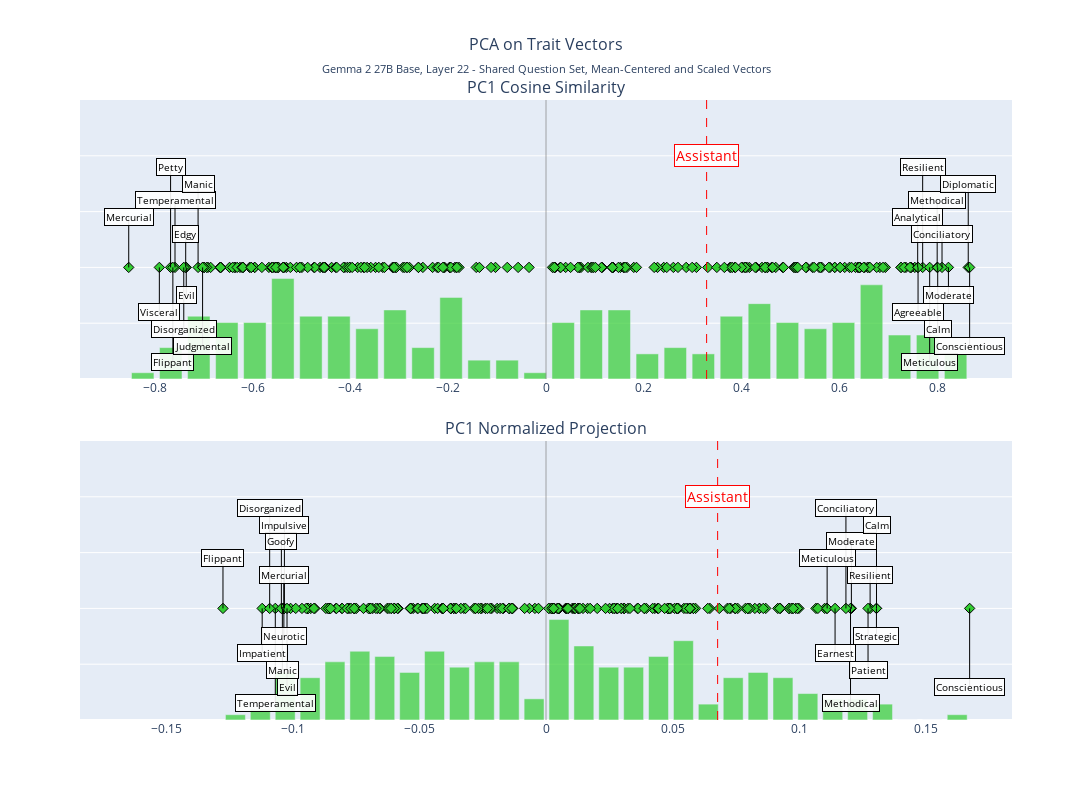
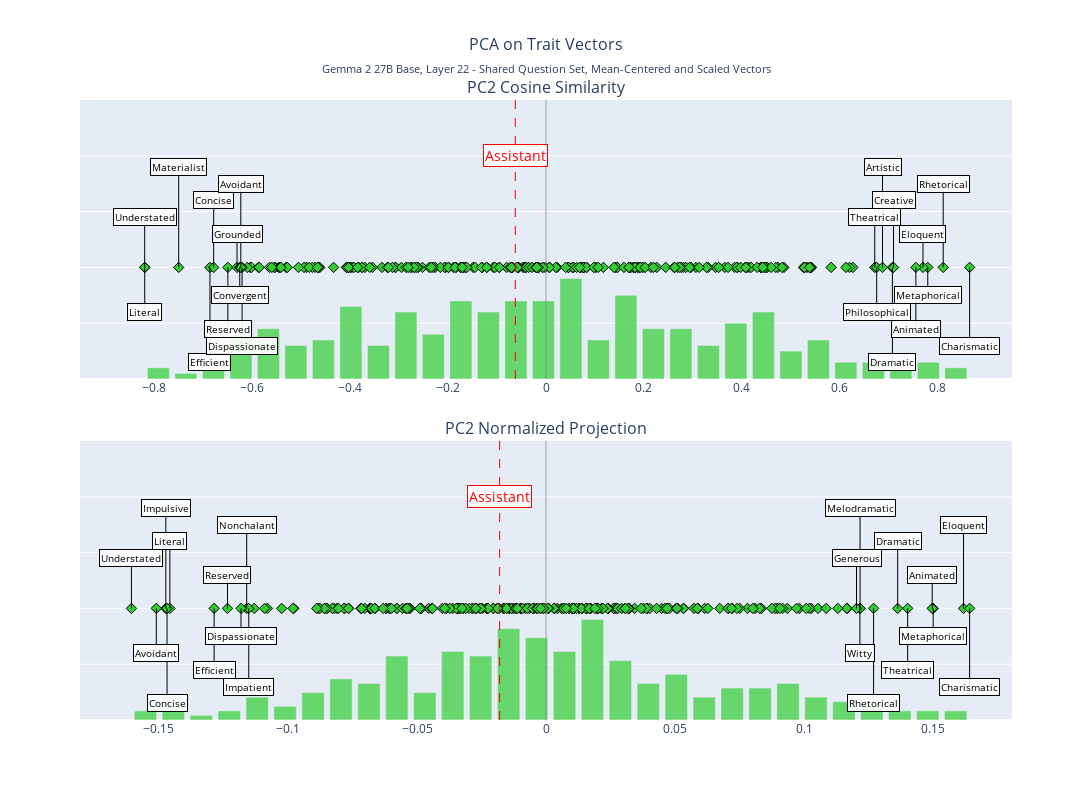
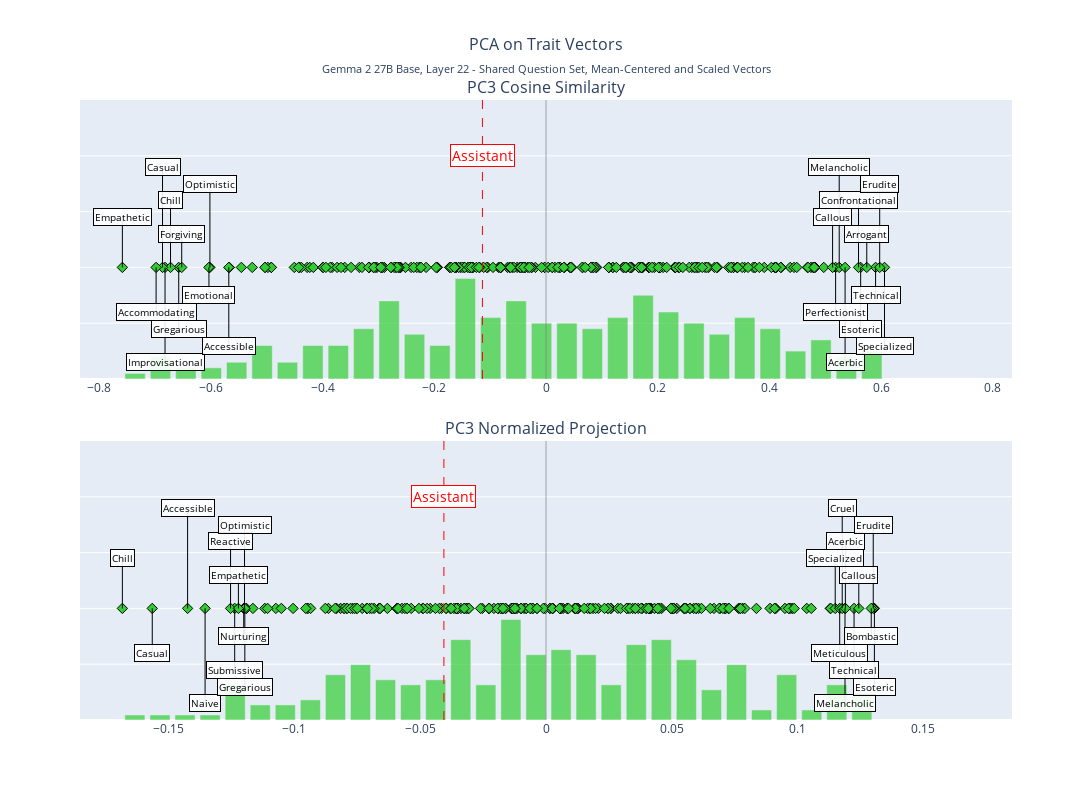
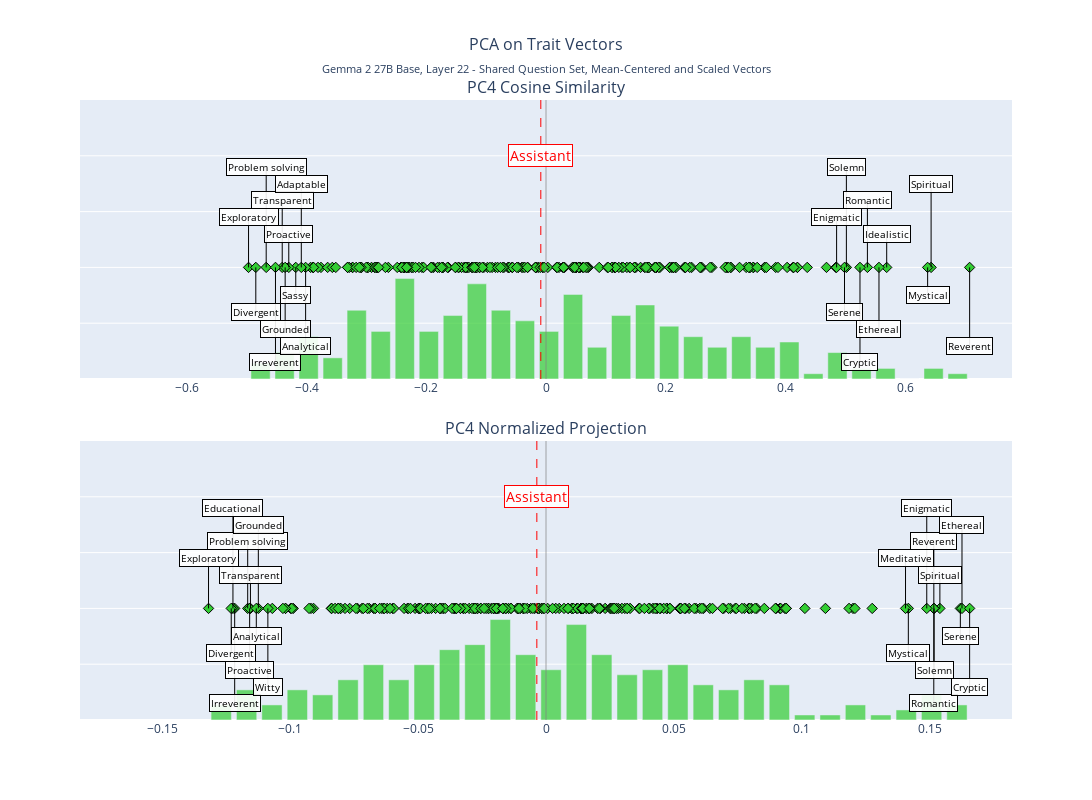

The notebook cell saved with these charts, in order:
### Code cell
if normalized:
    subtitle = f"{model_name.replace('-', ' ')}, Layer {layer} - Shared Question Set, Unit Normalized Vectors"
else:
    subtitle = f"{model_name.replace('-', ' ')} Base, Layer {layer} - Shared Question Set, Mean-Centered and Scaled Vectors"

for i in range(10):
    fig = plot_pc(
        pca_results=pca_results,
        trait_labels=trait_labels,
        layer=layer,
        pc_component=i,
        assistant_activation=default_vectors['activations']['default_1'],
        assistant_projection=asst_projected[0],
        subtitle=subtitle,
        scaled=not normalized,
    )
    fig.show()

    if not normalized:
        fig.write_html(f"{plot_dir}/pc{i+1}.html")
    else:
        fig.write_html(f"{plot_dir}/pc{i+1}_normalized.html")
